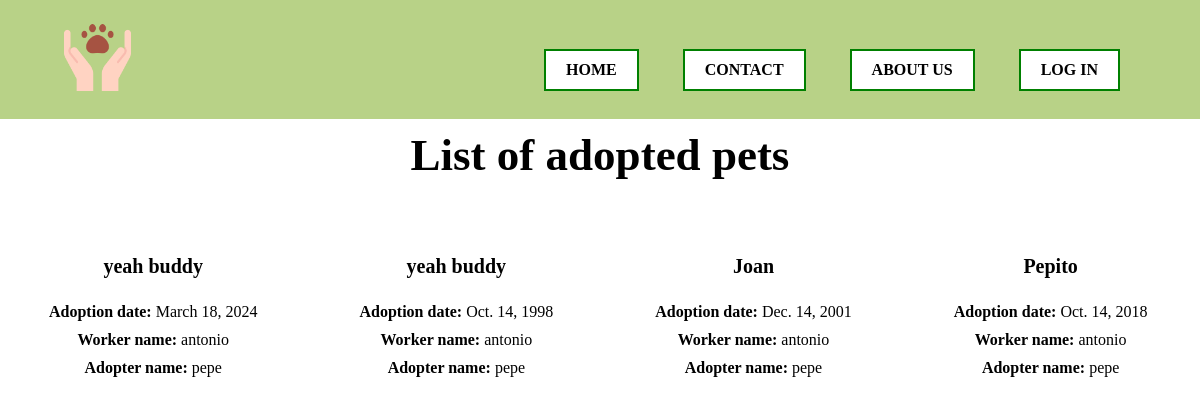
The app's page /adopt_list/, older data.
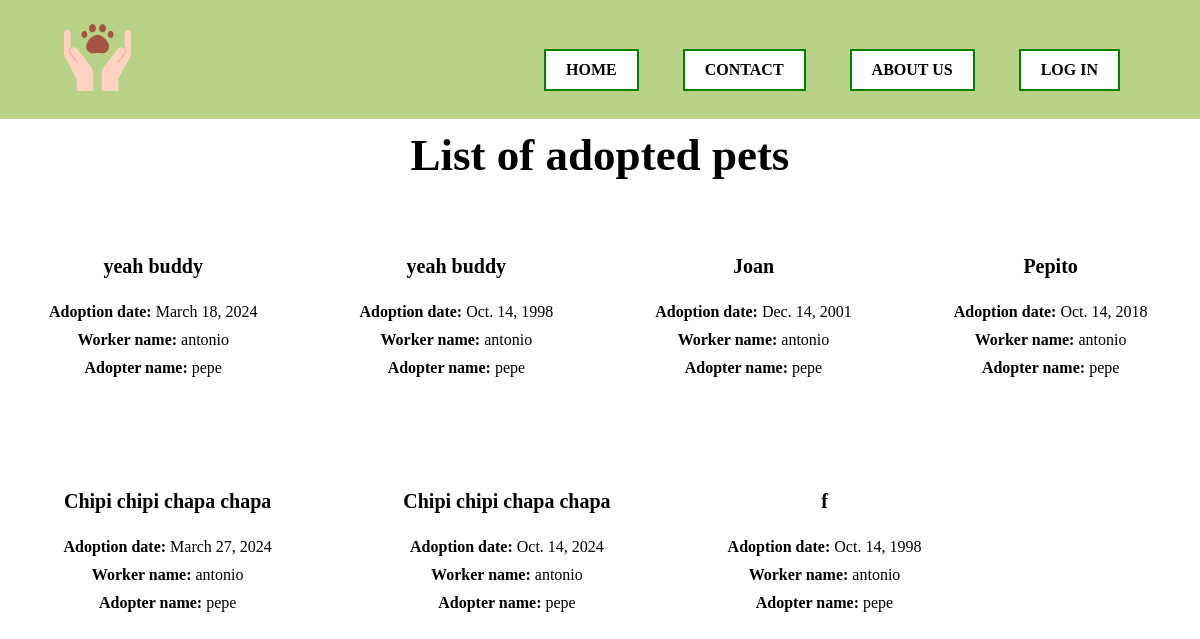
The same page, newer data.
### shelter/models.py (models this page shows, shortened)
class Adopt(models.Model):
    pet = models.ForeignKey(Pet, on_delete=models.CASCADE)
    customer = models.ForeignKey(Customer, on_delete=models.CASCADE)
    worker = models.ForeignKey(Worker, on_delete=models.CASCADE)
    date = models.DateField()

class Pet(models.Model):
    ILLNESS_CHOICES = [
        ('healthy', 'Healthy'),
        ('sick', 'Sick'),
        ('in_recovery', 'In recovery')
    ]
    ANIMAL_TYPE = [
        ('dog', 'Dog'),
        ('cat', 'Cat'),
        ('bird', 'Bird'),
        ('fish', 'Fish'),
        ('reptile', 'Reptile'),
        ('rodent', 'Rodent'),
        ('other', 'Other')
    ]
    name = models.CharField(max_length=100)
    animal_type = models.CharField(max_length=100, choices=ANIMAL_TYPE, default='Dog')
    age = models.IntegerField()
    weight = models.IntegerField()
    illness = models.CharField(max_length=100, choices=ILLNESS_CHOICES, default='Healthy')
    breed = models.CharField(max_length=100, default='Unknown')
    is_adopted = models.BooleanField(default=False)

class User(models.Model):
    name = models.CharField(max_length=100)
    email = models.EmailField(max_length=100)
    phone_number = models.CharField(max_length=15)
    dni = models.CharField(max_length=15, primary_key=True)
    address = models.CharField(max_length=100)

### shelter/views.py (the view)
# urls.py: path('adopt_list/', list_adopted_pets, name='list_adopted_pets'),
def list_adopted_pets(request):
    adopts = Adopt.objects.all()
    return render(request, 'list_adopted_pets.html', {'adopts': adopts})

### templates/list_adopted_pets.html
{% extends 'base.html' %}
{% block content %}
    <h1>List of adopted pets</h1>
{% for adopt in adopts %}
    <div class="adopted">
        <h3 class="pet-name">
            {{ adopt.pet.name }}
        </h3>
        <p class="pet-data">
            <b> Adoption date: </b> {{ adopt.date }}
        </p>
        <p class="pet-data">
            <b> Worker name:</b> {{ adopt.worker.name }}
        </p>
        <p class="pet-data">
            <b> Adopter name:</b> {{ adopt.customer.name }}
        </p>
    </div>
{% endfor %}
{% endblock %}

### templates/base.html (shortened to what this page needs)
{% load static %}
<!DOCTYPE html>
<html lang="en">
<head>
    <link rel="stylesheet" href="{% static 'menu.css' %}">
</head>
<body>
    <header>
        <nav>
            <label for="" class="logo">
                <img src="/static/logo.png" alt="Shelter logo">
            </label>
            <ul>
                <li><a href={% url 'home' %}>HOME</a></li>
                <li><a href={% url 'contact' %}>CONTACT</a></li>
                <li><a href={% url 'about_us' %}>ABOUT US</a></li>
                <li> {% if user.is_authenticated %}
                    <form action="{% url 'logout' %}" method="post">
                        {% csrf_token %}
                        <button type="submit">LOG OUT</button>
                    </form>
                    {% else %}
                        <a href="{% url 'login' %}">LOG IN</a>
                    {% endif %}
                </li>
            </ul>
        </nav>
    </header>
    {% block content %}
    {% endblock %}
</body>
</html>

### static/menu.css (style rules this page uses)
* { margin: 0; padding: 0; font-family: Calibri, serif; }
nav { background-color: #b8d287; display: flex; flex-direction: row; align-items: center; justify-content: space-between; padding-top: 20px; padding-left: 5%; padding-right: 5%; }
h1 { font-size: 45px; color: black; margin: 10px; text-align: center; }
div { display: inline-flex; flex-direction: column; justify-content: space-between; margin: 20px 20px 0; }
ul li { display: inline-flex; flex-direction: row; justify-content: space-between; margin: 0 20px; font-weight: bold; }
a:link, a:visited { background-color: white; color: black; border: 2px solid green; padding: 10px 20px; text-align: center; text-decoration: none; display: inline-block; }
.logo img { width: 75px; height: 75px; }
.adopted { display: inline-flex; flex-direction: column; justify-content: space-between; margin: 20px 20px; padding: 2%; }
.pet-name { font-size: 20px; font-weight: bold; padding: 20px; text-align: center; }
.pet-data { font-size: 16px; padding: 5px; text-align: center; }
label { margin-bottom: 20px; margin-right: 5%; text-align: left; }

Row changes from the older to the newer data that the page shows:
added Adopt: pet.name "Chipi chipi chapa chapa", date "March 27, 2024", worker.name "antonio", customer.name "pepe"
added Adopt: pet.name "Chipi chipi chapa chapa", date "Oct. 14, 2024", worker.name "antonio", customer.name "pepe"
added Adopt: pet.name "f", date "Oct. 14, 1998", worker.name "antonio", customer.name "pepe"
